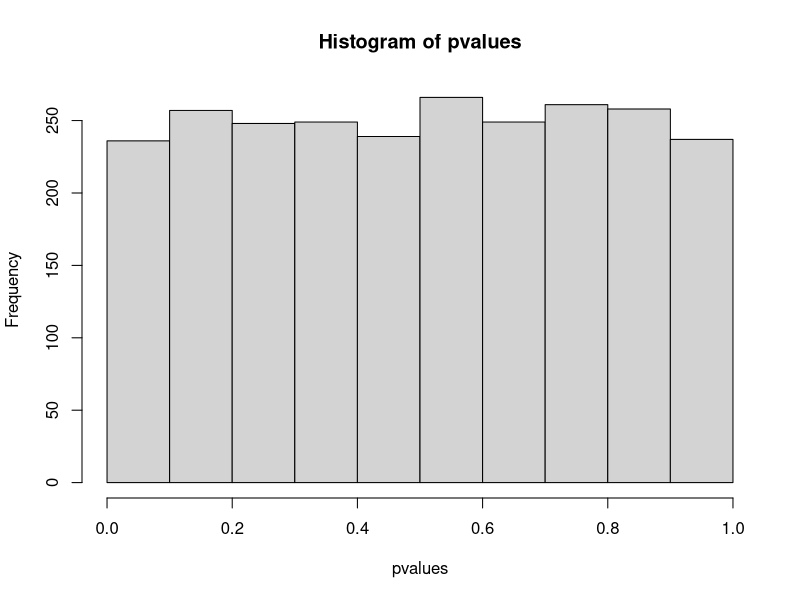
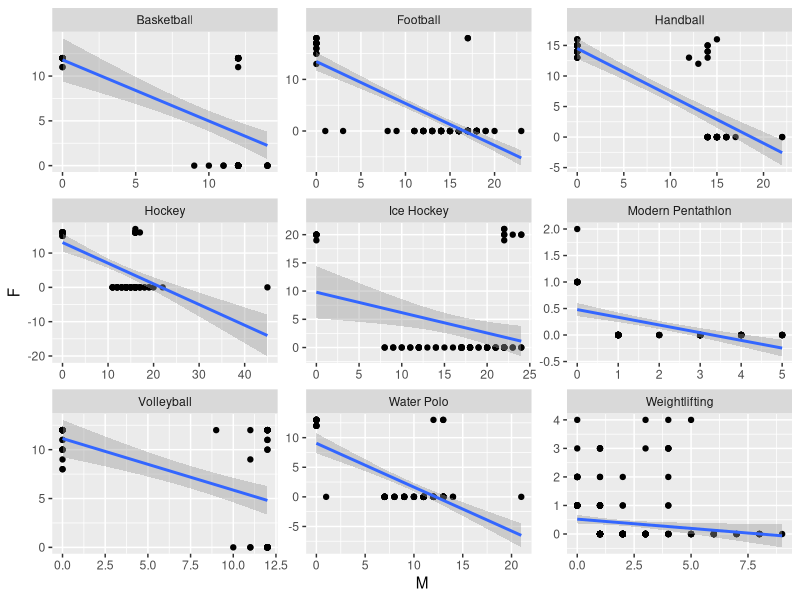
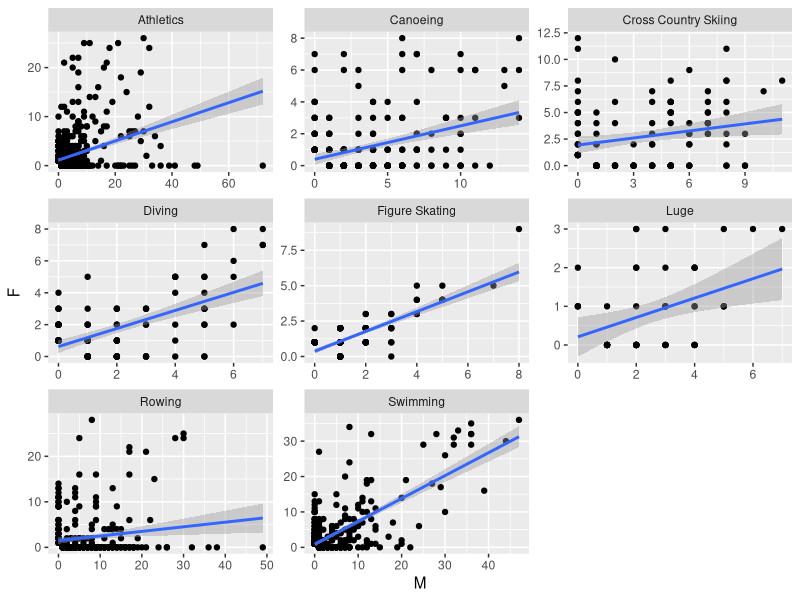

Generate these figures, in order, with R:
## ---- chunk 1
# Define variable containing URL
url <- "https://imgs.xkcd.com/comics/null_hypothesis.png"
## ---- chunk 2
# Define variable containing URL
url <- "https://imgs.xkcd.com/comics/p_values.png"
## ---- chunk 3
generate_samples <- function(n, mu1, mu2){
  return(data.frame(sample1 = rnorm(n = n, mean = mu1, sd = 1),
               sample2 = rnorm(n = n, mean = mu2, sd = 1)))
}

my_sample <- generate_samples(1000, 1, 1.01)
## ---- chunk 4
# two-tailed (diff in means = 0)
# Student's (assumes equal variances)
# (for Welch's t-test, var.equal = FALSE)
t.test(my_sample$sample1, 
       my_sample$sample2,
       var.equal = TRUE)
## ---- chunk 5
get_p_value_t_test <- function(my_sample){
  test_results <- t.test(my_sample$sample1, 
                         my_sample$sample2, 
                         var.equal = TRUE)
  return(test_results$p.value)
}
## ---- chunk 6
pvalues <- replicate(n = 2500, 
                     expr = get_p_value_t_test(generate_samples(10, 1, 1)))
## ---- chunk 7
sum(pvalues < 0.05)
## ---- chunk 8
hist(pvalues)
## ---- chunk 9
# Define variable containing URL
url <- "https://imgs.xkcd.com/comics/significant.png"
## ---- chunk 10
original_pvalues <- c(0.01, 0.07, 0.1, 0.44)
p.adjust(original_pvalues, method = "bonferroni")
## ---- chunk 11
library(tidyverse)
dt <- read_csv("data/medals.csv")
dt
## ---- chunk 12
cor(dt$F, dt$M)
## ---- chunk 13
cor.test(dt$F, dt$M)
## ---- chunk 14
dt <- dt %>% group_by(Sport) %>% mutate(sample_size = n()) %>% ungroup()
correlations <- dt %>% 
  filter(sample_size >= 50) %>% 
  group_by(Sport) %>% 
  summarise(cor = cor(`M`, `F`), 
            pvalue = cor.test(`M`, `F`)$p.value) %>% 
  ungroup() 
## ---- chunk 15
my_results <- correlations %>% filter(pvalue < 0.05, cor < 0)
my_results
## ---- chunk 16
ggplot(dt %>% inner_join(my_results)) + 
  aes(x = `M`, y = `F`) + 
  geom_point() + 
  geom_smooth(method = "lm") + 
  facet_wrap(~Sport, scales = "free")
## ---- chunk 17
my_results <- correlations %>% filter(pvalue < 0.05, cor > 0)
ggplot(dt %>% inner_join(my_results)) + 
  aes(x = `M`, y = `F`) + 
  geom_point() + 
  geom_smooth(method = "lm") + 
  facet_wrap(~Sport, scales = "free")
